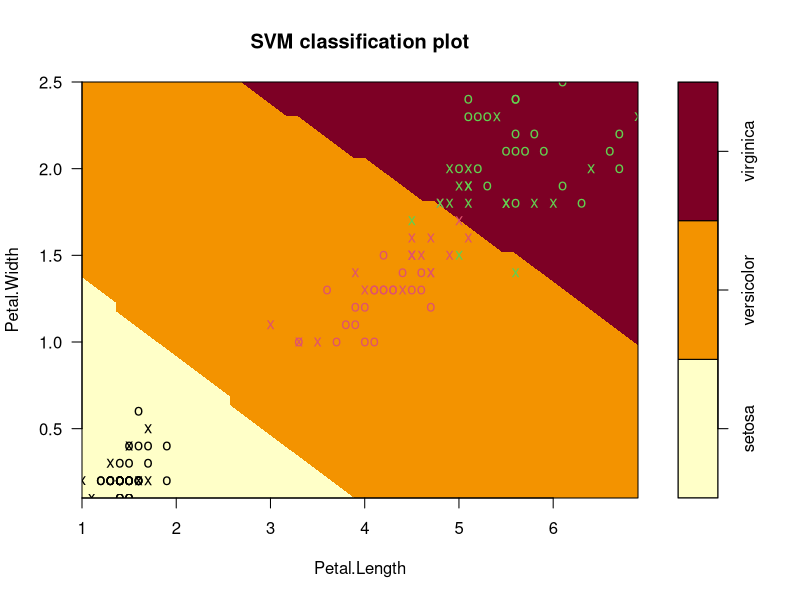

Write R code to recreate this figure.
###predicting classes with SVM
###build the training and test sets
library(e1071)
train_rows <- sample(nrow(iris), 0.8 * nrow(iris), replace = FALSE)



train_set <- iris[train_rows, ]
test_set <- iris[-train_rows, ]
####construct the model 
model <- svm(Species~., data=train_set, type="C-classification", kernel="radial", gamma=0.25)
model

###plot boundary of the model
cols_to_hold <- c("Sepal.Length", "Sepal.Width")
held_constant <- lapply(cols_to_hold, function(x){mean(train_set[[x]])})
names(held_constant) <- cols_to_hold

plot(model, train_set, Petal.Width ~ Petal.Length, slice = held_constant)
##make prediction on the test data
test_set_predictions <- predict(model, test_set, type = "class")
caret::confusionMatrix(test_set_predictions,  test_set$Species)
